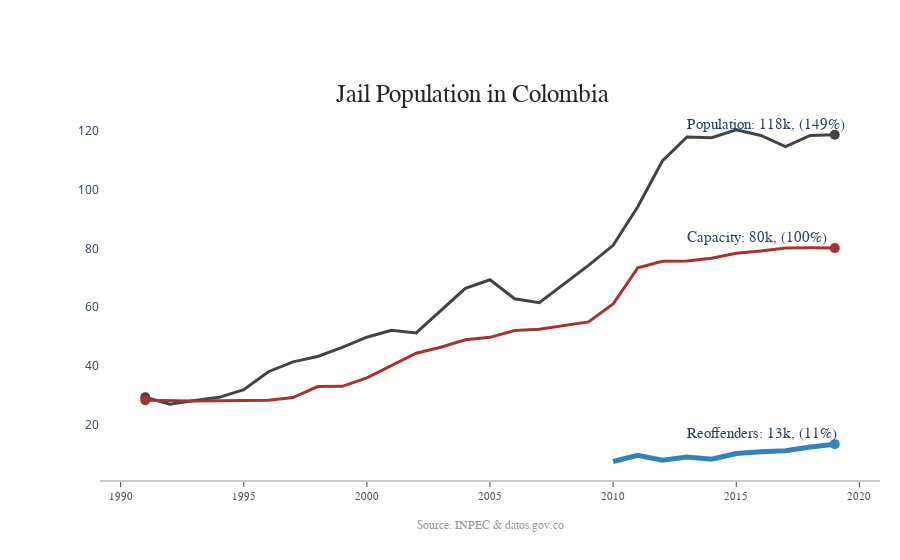

Notebook source saved alongside this figure:
### Code cell
import plotly.graph_objects as go
import numpy as np
title = 'Jail Population in Colombia'
labels = ['Population', 'Capacity', 'Reoffenders']
colors = ['rgb(67,67,67)', 'rgb(168, 50, 50)', 'rgb(49,130,189)']
percentages = ['149','100','11']
mode_size = [10, 10, 10]
line_size = [3, 3, 5]
x_data = x_data_temp
y_data = y_data_temp
fig = go.Figure()

for i in range(0, 3):
    fig.add_trace(go.Scatter(x=x_data[i], y=y_data[i], mode='lines',
        name=labels[i],
        line=dict(color=colors[i], width=line_size[i]),
        connectgaps=True,
    ))
    # endpoints
    fig.add_trace(go.Scatter(
        x=[x_data[i][0], x_data[i][-1]],
        y=[y_data[i][0], y_data[i][-1]],
        mode='markers',
        marker=dict(color=colors[i], size=mode_size[i])
    ))
fig.update_layout(
    xaxis=dict(
        showline=True,
        showgrid=False,
        showticklabels=True,
        linecolor='rgb(204, 204, 204)',
        linewidth=2,
        ticks='outside',
        tickfont=dict(
            family='Arial',
            size=11,
            color='rgb(82, 82, 82)',
        ),
    ),
    yaxis=dict(
        showgrid=False,
        zeroline=False,
        showline=False,
        showticklabels=True,
    ),
    autosize=False,
    margin=dict(
        autoexpand=False,
        l=100,
        r=20,
        t=110,
    ),
    showlegend=False,
    plot_bgcolor='white'
)
annotations = []
# Adding labels
for y_trace, label, color, percentage in zip(y_data, labels, colors, percentages):
    annotations.append(dict(xref='paper', x=0.75, y=y_trace[-1],
                                  xanchor='left', yanchor='bottom',
                                  text=label+': {}k, ({}%)'.format(int(y_trace[-1]),percentage),
                                  font=dict(family='Work Sans',
                                            size=14.5),
                                  showarrow=False))
# Title
annotations.append(dict(xref='paper', yref='paper', x=0.3, y=1,
                              xanchor='left', yanchor='bottom',
                              text=title,
                              font=dict(family='Work Sans',
                                        size=25,
                                        color='rgb(37,37,37)'),
                              showarrow=False))
# Source
annotations.append(dict(xref='paper', yref='paper', x=0.5, y=-0.1,
                              xanchor='center', yanchor='top',
                              text='Source: INPEC & datos.gov.co',
                              font=dict(family='Work Sans',
                                        size=12,
                                        color='rgb(150,150,150)'),
                              showarrow=False))
fig.update_layout(annotations=annotations)
fig.show()

### Figure 1 — Plotly figure (JSON) as saved in the notebook; plotly's stock layout.template omitted (floating-point values rounded to 4 significant figures)
{"data": [{"connectgaps": true, "line": {"color": "rgb(67,67,67)", "width": 3}, "mode": "lines", "name": "Population", "type": "scatter", "x": [1991, 1992, 1993, 1994, 1995, 1996, 1997, 1998, 1999, 2000, 2001, 2002, 2003, 2004, 2005, 2006, 2007, 2008, 2009, 2010, 2011, 2012, 2013, 2014, 2015, 2016, 2017, 2018, 2019], "y": [29.36, 27.02, 28.26, 29.34, 31.96, 38.06, 41.41, 43.26, 46.32, 49.82, 52.18, 51.28, 58.89, 66.47, 69.36, 62.91, 61.54, 67.81, 74.28, 81.09, 94.27, 109.8, 118.0, 117.7, 120.4, 118.5, 114.8, 118.5, 118.8]}, {"marker": {"color": "rgb(67,67,67)", "size": 10}, "mode": "markers", "type": "scatter", "x": [1991, 2019], "y": [29.36, 118.8]}, {"connectgaps": true, "line": {"color": "rgb(168, 50, 50)", "width": 3}, "mode": "lines", "name": "Capacity", "type": "scatter", "x": [1991, 1992, 1993, 1994, 1995, 1996, 1997, 1998, 1999, 2000, 2001, 2002, 2003, 2004, 2005, 2006, 2007, 2008, 2009, 2010, 2011, 2012, 2013, 2014, 2015, 2016, 2017, 2018, 2019], "y": [28.32, 28.29, 28.08, null, null, 28.33, 29.24, 33.01, 33.09, 35.97, 40.04, 44.37, 46.4, 48.92, 49.76, 52.12, 52.5, 53.78, 55.02, 61.1, 73.45, 75.68, 75.8, 76.68, 78.42, 79.21, 80.23, 80.26, 80.16]}, {"marker": {"color": "rgb(168, 50, 50)", "size": 10}, "mode": "markers", "type": "scatter", "x": [1991, 2019], "y": [28.32, 80.16]}, {"connectgaps": true, "line": {"color": "rgb(49,130,189)", "width": 5}, "mode": "lines", "name": "Reoffenders", "type": "scatter", "x": [1991, 1992, 1993, 1994, 1995, 1996, 1997, 1998, 1999, 2000, 2001, 2002, 2003, 2004, 2005, 2006, 2007, 2008, 2009, 2010, 2011, 2012, 2013, 2014, 2015, 2016, 2017, 2018, 2019], "y": [null, null, null, null, null, null, null, null, null, null, null, null, null, null, null, null, null, null, null, 7.475, 9.584, 7.948, 8.972, 8.232, 10.21, 10.79, 11.13, 12.43, 13.38]}, {"marker": {"color": "rgb(49,130,189)", "size": 10}, "mode": "markers", "type": "scatter", "x": [1991, 2019], "y": [null, 13.38]}], "layout": {"annotations": [{"font": {"family": "Work Sans", "size": 14.5}, "showarrow": false, "text": "Population: 118k, (149%)", "x": 0.75, "xanchor": "left", "xref": "paper", "y": 118.8, "yanchor": "bottom"}, {"font": {"family": "Work Sans", "size": 14.5}, "showarrow": false, "text": "Capacity: 80k, (100%)", "x": 0.75, "xanchor": "left", "xref": "paper", "y": 80.16, "yanchor": "bottom"}, {"font": {"family": "Work Sans", "size": 14.5}, "showarrow": false, "text": "Reoffenders: 13k, (11%)", "x": 0.75, "xanchor": "left", "xref": "paper", "y": 13.38, "yanchor": "bottom"}, {"font": {"color": "rgb(37,37,37)", "family": "Work Sans", "size": 25}, "showarrow": false, "text": "Jail Population in Colombia", "x": 0.3, "xanchor": "left", "xref": "paper", "y": 1, "yanchor": "bottom", "yref": "paper"}, {"font": {"color": "rgb(150,150,150)", "family": "Work Sans", "size": 12}, "showarrow": false, "text": "Source: INPEC & datos.gov.co", "x": 0.5, "xanchor": "center", "xref": "paper", "y": -0.1, "yanchor": "top", "yref": "paper"}], "autosize": false, "margin": {"autoexpand": false, "l": 100, "r": 20, "t": 110}, "plot_bgcolor": "white", "showlegend": false, "xaxis": {"linecolor": "rgb(204, 204, 204)", "linewidth": 2, "showgrid": false, "showline": true, "showticklabels": true, "tickfont": {"color": "rgb(82, 82, 82)", "family": "Arial", "size": 11}, "ticks": "outside"}, "yaxis": {"showgrid": false, "showline": false, "showticklabels": true, "zeroline": false}}}
